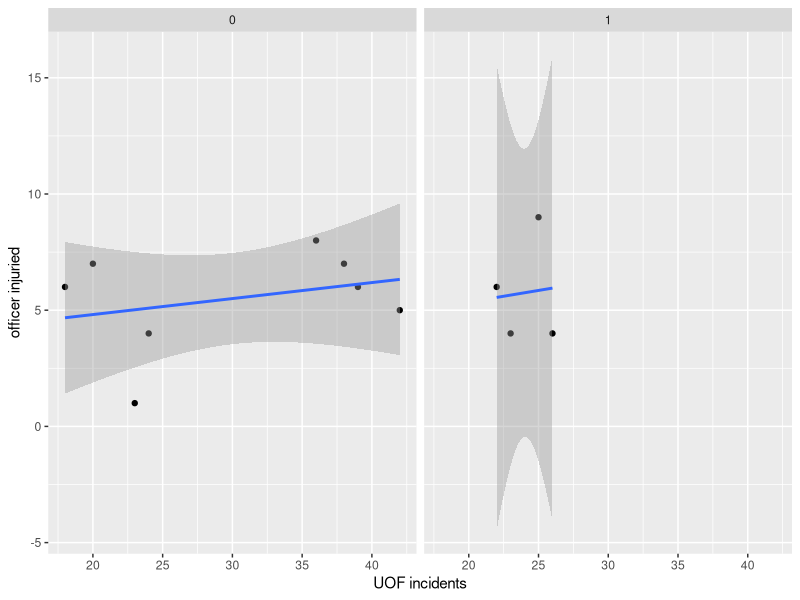
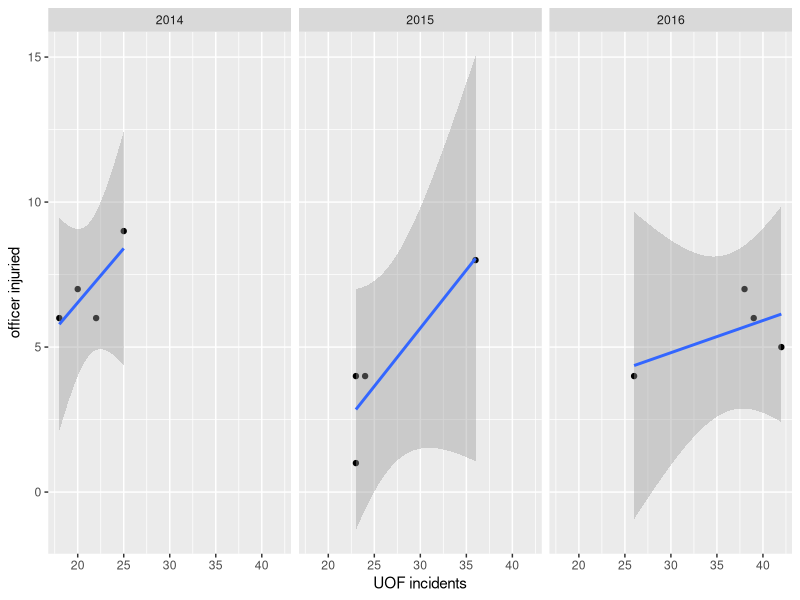
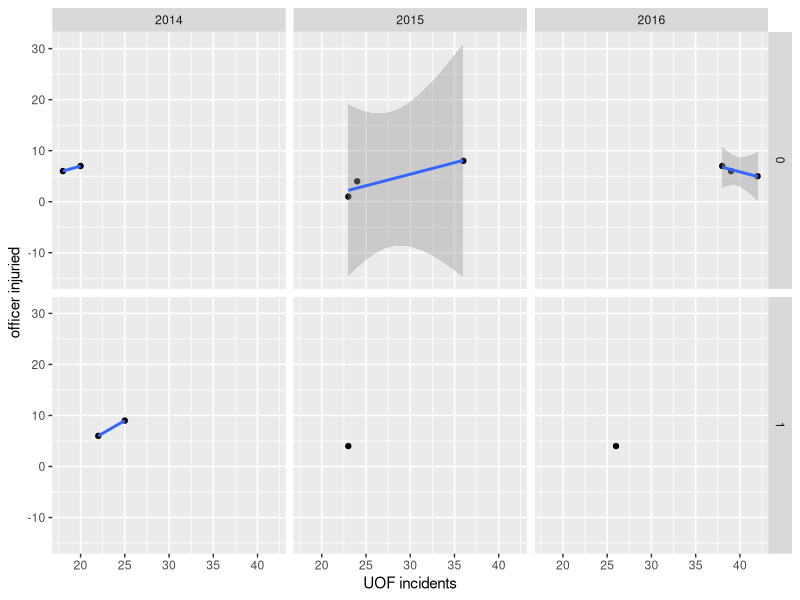
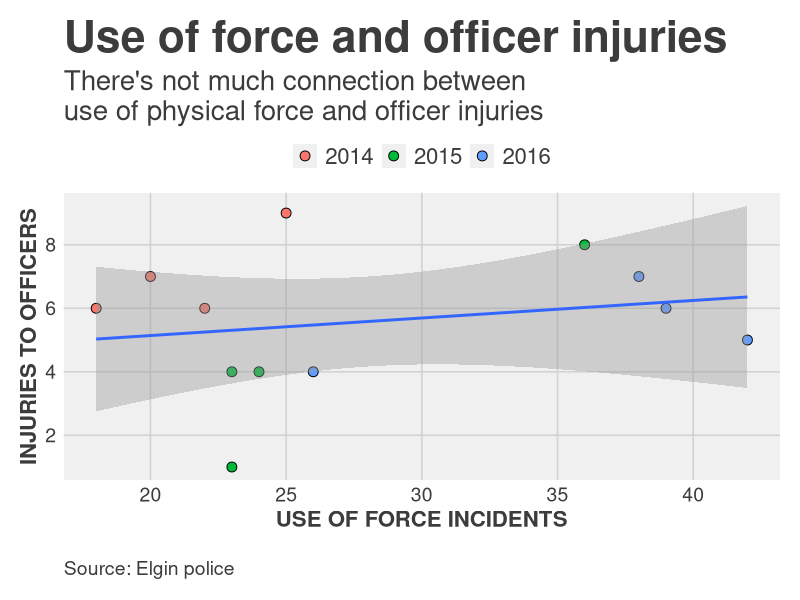

Reproduce these figures in R, in order.
# Let's start by taking a look at the data 

library(readr)
df <- read_csv("ElginUOF.csv")
summary(df)


# What we're looking at is three years of data, by quarter,
# showing how many times officers had to use physical force
# to restrain suspects, how many times they used a taser or gun
# and how many times an officer or suspect was injured

# This isn't a big dataset - there are very few rows and columns
# But that means it's also easy to understand what we're seeing
# When you start working with data that has 100s of rows and columns
# these same techniques are going to be vital to understanding 
# what you have

# Right off the bat, I can see I need to create a column that
# only has years. I don't know if I'm going to use it or not, 
# but I want it.

# first I sort the data by the Year_Quarter
df[order(df$Year_Quarter),]
df

# let's create a vector of only the years and load it into a matrix
elgYears <- c(2014,2014,2014,2014,2015,2015,2015,2015,2016,2016,2016,2016)
years <- matrix(elgYears,12,1)
years

# Now let's bind the years matrix with our df so we have a column of just years
df <- cbind(years,df)

# look at df and you can see that we've got a column of years now

#--------
# There are some interesting columns in there, but I want to answer
# a question: As use of physical force increased, do injuries for officers
# and suspects also increase?

# In order to work with this, I'm going to need to create a new 
# dataset and create at least one new column

# Let's create the new column. For Response to resistance, we have
# show of force only, which is basically a warning
# use of force only, which is an officer using physical technique
# like a hold, in response to resistance
# and then transition, which includes both showing and using
# But we don't have total instances where force was used.
# to do that, we need to add up transition and use of force
# and put that into a new column, we'll call it force

df$force <- df$UOF_only + df$Total_transitions
# Check DF and we can see it's at the end
# you can do that by clicking on the dataframe in
# Environment tab

# now let's create our dataset
names(df)
dfLook <- subset(df, select = c("years","Year_Quarter","force","Total_officer","Total_suspect"))
dfLook

# cool, but I've thought of another thing. Total injuries
# include major and minor injuries. Let's add those to our new df

dfLook$Officer_major <- df$Officer_mayor
dfLook$Suspect_major <- df$Suspect_major

# Now we have a smaller chunk of data to work with. let's save it
write_csv(dfLook,"dfLook.csv")

# Putting data you want to examine into its own df
# makes it far easier to manage. Now using summary we
# can see, for instance, that suspects get hurt more often than
# than officers, but offers have experience major
# injuries slightly more often.

summary(dfLook)

# let's use ggplot2 to do some visualizations
library(ggplot2)
library(ggthemes)


# -----
# Looking at force vs. Officer data

qplot(force,Total_officer,
      data=dfLook, 
      xlab="UOF incidents", 
      ylab="officer injuried") + 
  stat_smooth(method="lm") +
  facet_grid(. ~ factor(Officer_major))
# using qplot, we're looking to see if there's 
# a relationship between force incidents and
# number of times officers are injured
# But in this case, we've divided the data by
# whether an officer had a major injury. In our data
# either only one person was injured in a quarter or
# no officers were. So the labels of the two charts are
# 0 for none and 1 for one injury
# Take a moment to see if you get this. If we had a quarter
# where there were two injuries, we'd have a third chart with
# the dot for that quarter in it. 
# but as we can see here, major injuries occured with
# relatively low number os of force incidents.
# So more force incidents did not lead to more major injuries


qplot(force,Total_officer,
      data=dfLook, 
      xlab="UOF incidents", 
      ylab="officer injuried") + 
  stat_smooth(method="lm") +
  facet_grid(. ~ factor(years))
# here we use years as the factor to split the data
# into three charts. In this case, we can see
# that as time went on there were more incidents but
# no obvious pattern of increase

# the dark area associated with the trend line is 
# the 95% confidence interval. That's a prediction that
# if more data was added, 95% of it would likely fall
# within that area. As you can see, the area is pretty
# wide so there's not a lot of use in that prediction

# let's do one last exploratory chart. Let's use 
# both major injuries and year as factors

qplot(force,Total_officer,
      data=dfLook, 
      xlab="UOF incidents", 
      ylab="officer injuried") + 
  stat_smooth(method="lm") +
  facet_grid(factor(Officer_major) ~ factor(years))

# the more factors you add, the more complicated the chart
# In this case we divided the data by years
# and then for each year it was divided by major/minor injuries
# Be careful with this - it can get very hard to understand
# very quickly. But it can also provide some good insights.
# In this case, we can see the number of major injuries
# decreased from the first year and stayed low.
# Imagine if this were a dataset with thousands of numbers
# and you can see how valuable this function can be

# So let's look create the plot without any factors

# First let's take a closer look at the correlation
fit_officer <- lm(force ~ Total_officer, data = dfLook)
summary(fit_officer)

# Lots to uppack here. Honestly, I am not qualified to
# explain in detail these more advanced statistic measures. 
# What follows is a very over-simplified explanation. 
# Generally, you want ...
# A) your Adjusted R-square to be as close to 1.00 as possible
#    here it's -0.04986. Minus is fine - negative correlation
#    But, only about 4.9 percentof the observations can be explained by
#    the relationship between the two data sets.
#    So not much of a relationship
# B) the p-value to be less that 0.05. 

# HOWEVER: Don't expect too much out of these stats - we're using a very 
# small dataset so it's not going to be very informative and may even
# cause confusing results. Look at the portion labeled Coefficients:

# C) Std. Error and t value. You want the t values to be as large 
#    as possible versus the std errors. Neither are.
#    This is kind of like margin of error. If, for instance, a poll
#    says two candidates are at 51% vs. 49% and the margin of error is
#    five percentage points, that poll could be way off
# D) the Pr(>|t|) or p-value uses those T values and Error to compute the P-value
#    The top one is well under 0.05 (0.0081) which is good. It has ** which 
#    denotes ( under signif.codes) that it's close to zero (***) in whether
#    the result is random versus signifcant
#    But the bottom one is 0.5052 with is really bad!
# ------
# Statistics is a science. Our purpose in graphing these
# values out is to see how the data relates to the
# regression line and maybe spot outliers. We will seldom use 
# T values or R2 in our stories.
# But there's nothing wrong in knowing about these things. And in fact
# understanding when it's telling you that something's wrong can
# be very useful.
# Here's a link to a resource explaining what you see with the summary
# https://feliperego.github.io/blog/2015/10/23/Interpreting-Model-Output-In-R
# If you want to learn more about statistics, let me know. There's a 
# good textbook I can recommend.

# Now let's draw the plot as we would if we
# were going to use it in print or online
# At the very least, it'll be something that can be saved
# and emailed if you were discussing story angles with others

officer <- ggplot(dfLook) +
  aes(x=force, 
      y=Total_officer
  ) + 
  geom_point(stat="identity", 
             size = 3,
             shape=21,
             color="black",
             aes(
               fill=factor(years) ) # different colors for years
  ) +
  geom_smooth(method=lm) +
  theme_fivethirtyeight()

# add all the titles.
officer <- officer + 
  labs(
    title="Use of force and officer injuries", # your headline
    subtitle="There's not much connection between \nuse of physical force and officer injuries",
    x="USE OF FORCE INCIDENTS",
    y="INJURIES TO OFFICERS",
    caption="\nSource: Elgin police") +
  scale_y_continuous(breaks=c(seq(0,10,2)) )

officer <- officer + 
  theme(legend.position="top", 
        legend.direction="horizontal",
        legend.title = element_blank())

officer <- officer + theme(
  plot.background = element_rect(fill = "white"),
  legend.background = element_rect(fill = "white"),
  plot.title = element_text(size = 32),
  plot.subtitle = element_text(size = 20),
  legend.text=element_text(size=16),
  axis.title=element_text(size=16, face="bold"),
  axis.text=element_text(size=14),
  plot.caption=element_text(size=14, hjust=0)
)
officer

# as we can see, there's a very slight correlation
# between the number of force incidents and injuries to
# officers. But the line only goes up very slightly - it's
# almost flat. And the 95% confidence rate is very wide
# So we can see there's not a significant correlation

# However, that doesn't mean there's not a story. 
# Because we labeled the years, we can see that 
# as they've increased the number of times they use
# physical response to resistance, that increase didn't
# result in a measureable increase in injuries - major or minor
# And that's a positive outcome.


# -----
# Now, in the space below, try looking at 
# use of force and injuries to suspects